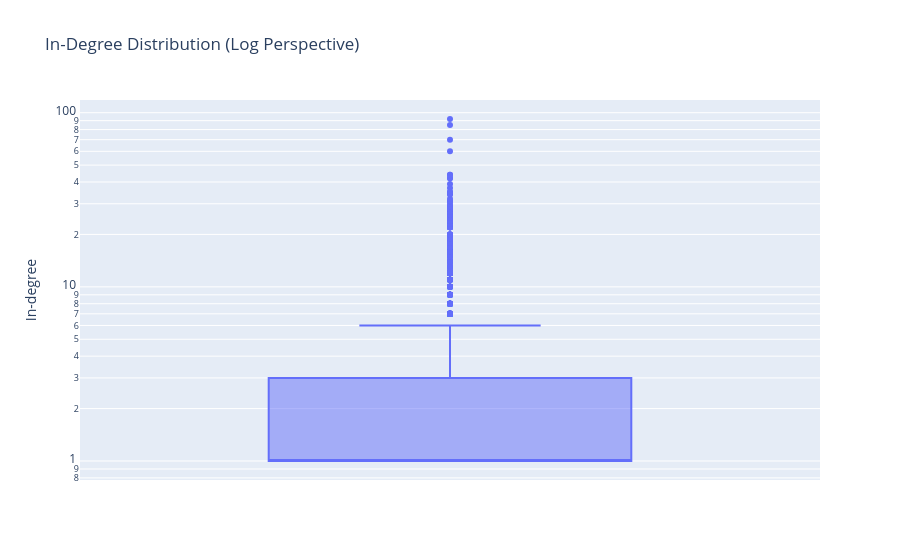

The notebook cell saved with this chart:
### Code cell
fig = px.box(
    y=adj_in_degrees,
    title="In-Degree Distribution (Log Perspective)",
    labels={"y": "In-degree"}
)

fig.update_yaxes(type="log")

fig.show()

### Figure 1 — Plotly figure (JSON) as saved in the notebook; plotly's stock layout.template omitted (floating-point values rounded to 4 significant figures; data arrays with more than 128 entries replaced by an {"elided": "..."} marker saying what was removed)
{"data": [{"alignmentgroup": "True", "hovertemplate": "In-degree=%{y}<extra></extra>", "legendgroup": "", "marker": {"color": "#636efa"}, "name": "", "notched": false, "offsetgroup": "", "orientation": "v", "showlegend": false, "type": "box", "x0": " ", "xaxis": "x", "y": {"elided": "4892 int values"}, "y0": " ", "yaxis": "y"}], "layout": {"boxmode": "group", "legend": {"tracegroupgap": 0}, "title": {"text": "In-Degree Distribution (Log Perspective)"}, "xaxis": {"anchor": "y", "domain": [0, 1]}, "yaxis": {"anchor": "x", "domain": [0, 1], "title": {"text": "In-degree"}, "type": "log"}}}
